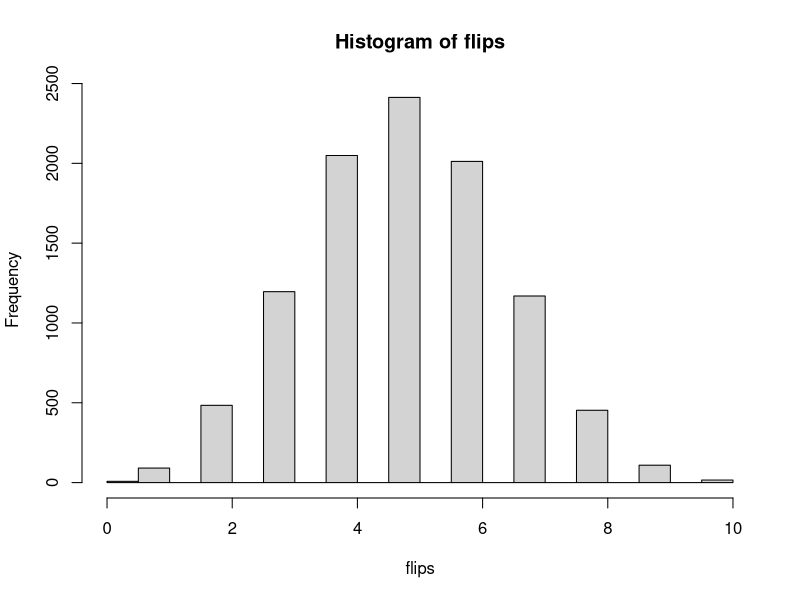
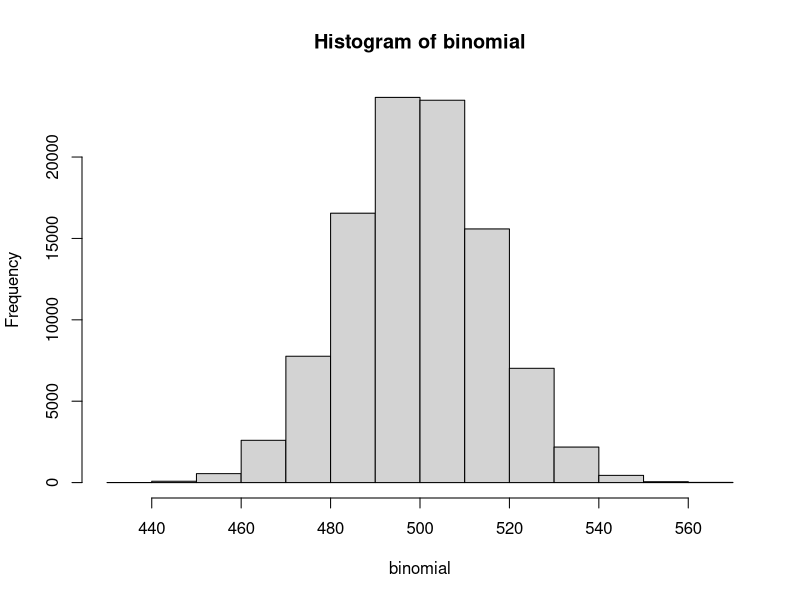
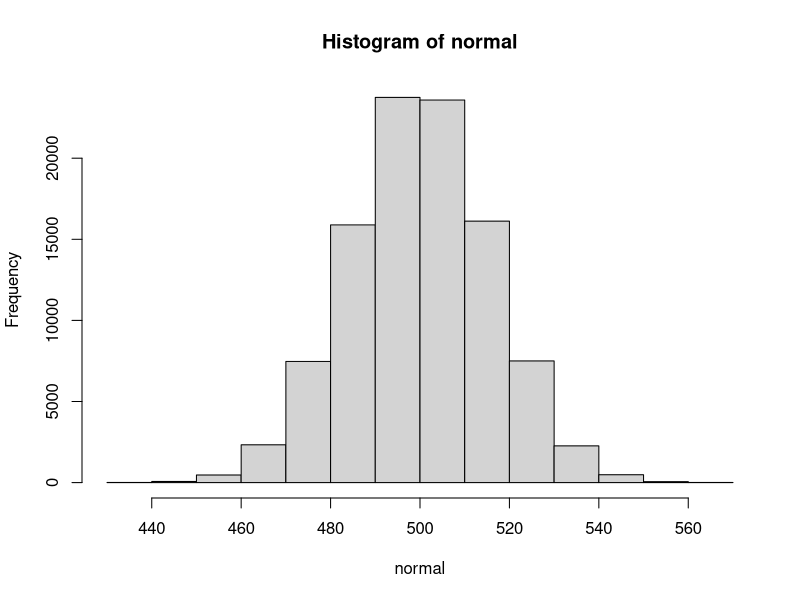
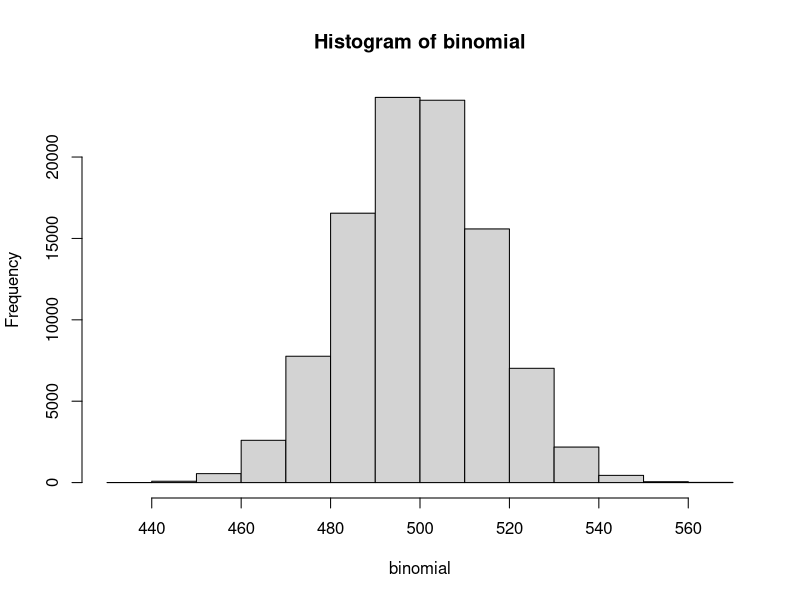
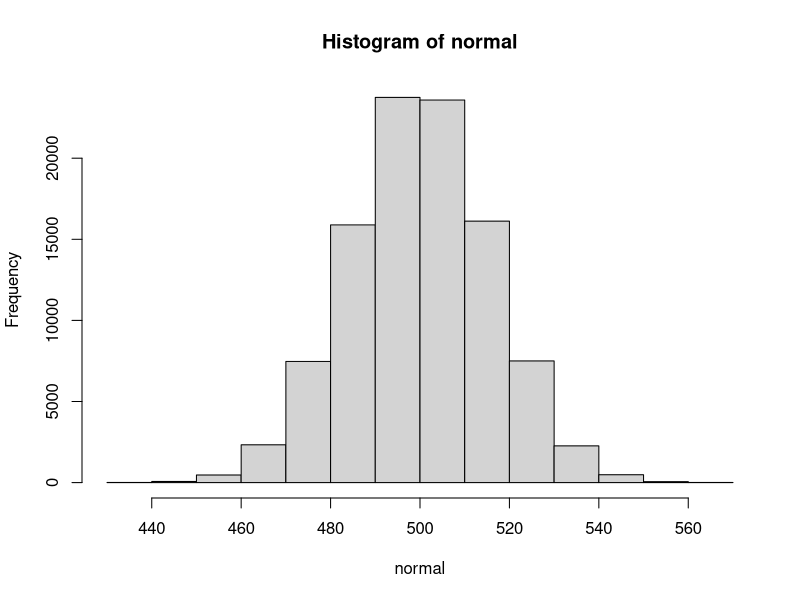
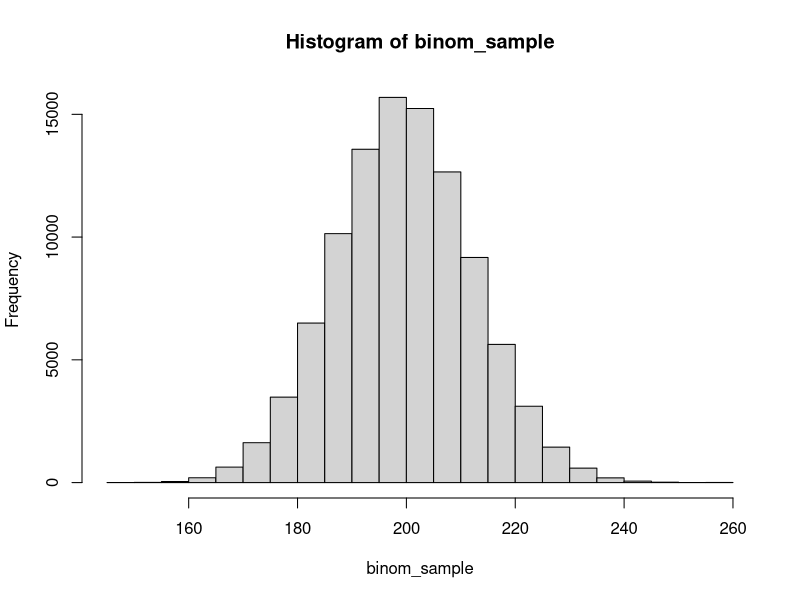
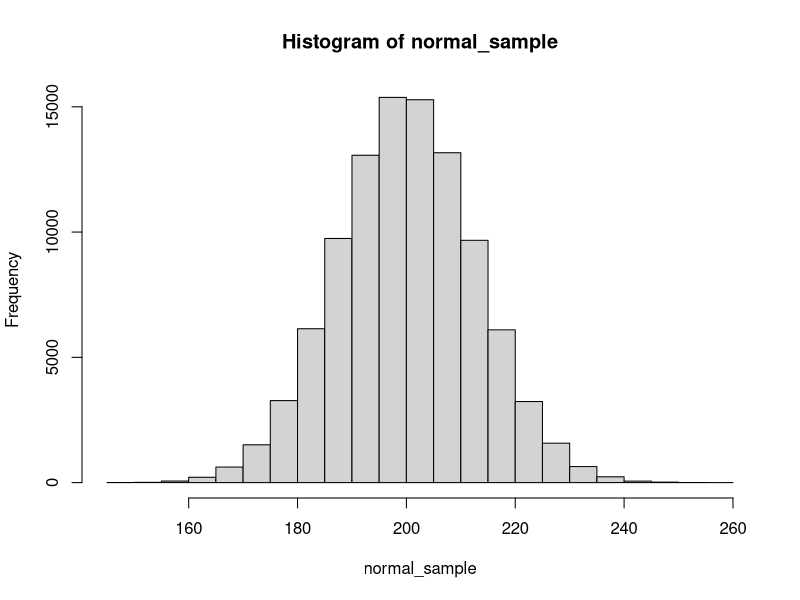
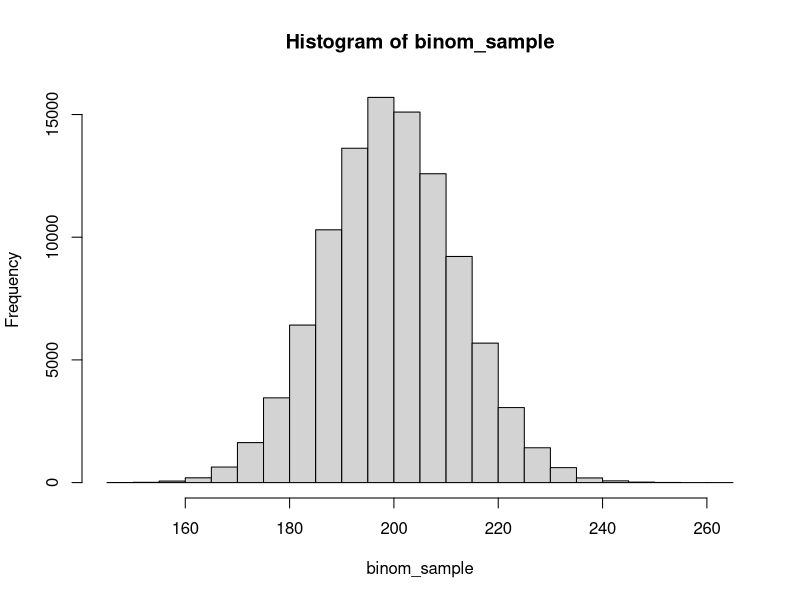

Recreate these plots in R, in order.
# Foundations of probability in R
##################################################################################################
##################################################################################################
##################################################################################################
# Making random T or F (yes or no) outcomes with rbinom
library(ggplot2)
#This function we want to see 1 observation with 1 trail per observation and 50% chance of sucess
rbinom(1,1,.50) # 1 is default

# This rolls 2 times with 1 trial per observation and 50% chance
twice<- rbinom(2,1,.50);twice

# This rolls 2 times with 1 trial per observation and 75% chance
z <- rbinom(2,1,.75);z

# here we roll 10 times with 10 trials per observation and 70%chance
rbinom(10,10,.7)

#############################################
# Cumulative density

# We want to see how likely we would get out of 10 flips 5 yes and 5 no with 50% prob
flips <- rbinom(10000,10,.5);flips
hist(flips) # we can see 5 is most likely 25000 is 

# how many was equal to 5
table(flips ==5) # 24000
mean(flips == 5)#24.6 % chance

# Calculating the exact probability density
# 5 the outcome were estimating density at 10 is the number of coins and probability .5
dbinom(5,10,.5)

# proability of getting 4 
dbinom(4,10,.5) # 

#probability of getting 10
dbinom(10,10,.5) # 

# what percent is less than or equal to 4 or fewer 
flips <- rbinom(100000, 10,.50)
mean(flips <= 4) # 37% of simulations

# Get exact cumulative density 
pbinom(4,10,.5)

# Calculate the probability that 2 are heads using dbinom
z <-dbinom(2, 10, .3);z

# Confirm your answer with a simulation using rbinom
mean(rbinom(10000, 10, .3) == 2)

# Calculate the probability that at least five coins are heads
1 - pbinom(4, 10, .3)

# Confirm your answer with a simulation of 10,000 trials
mean(rbinom(10000, 10, .3) >= 5)

# Here is how you computed the answer in the last problem
mean(rbinom(10000, 10, .3) >= 5)

# Try now with 100, 1000, 10,000, and 100,000 trials
mean(rbinom(100, 10, .3) >= 5)
mean(rbinom(1000, 10, .3) >= 5)
mean(rbinom(10000, 10, .3) >= 5)
mean(rbinom(100000, 10, .3) >= 5)
mean(rbinom(1000000, 10, .3) >= 5)

########################################################################################################
# Expected value and variance
# expected value is mean value
flips <- rbinom(100000,10,.5)

# expected value
mean(flips)

# sampling from 100 and prob .2
mean(rbinom(10000,100,.2))

# Variance
X <- rbinom(10000,10,.5)
var(X) # 2.5 is the average squared distance between 5 and one random draw

#What is the expected value of a binomial distribution where 25 coins are flipped, each having a 30% chance of heads?
# Calculate the expected value using the exact formula
25 * .3

# Confirm with a simulation using rbinom
mean(rbinom(10000, 25, .3))

#What is the variance of a binomial distribution where 25 coins are flipped, each having a 30% chance of heads?
# Calculate the variance using the exact formula
25 * .3 * (1 - .3)

# Confirm with a simulation using rbinom
var(rbinom(10000, 25, .3))

###################################################################################################################
# Probability of event A and event B
A <- rbinom(100000,1,.5);A
B <- rbinom(100000,1,.5);B

A & B

# A and B were true 25% of time
# same thing as .5 * .5 = .25
mean(A & B)

# Again .1 * .7 = .07%
A <- rbinom(100000,1,.1)
B <- rbinom(100000,1,.7)
mean(A & B)

# If events A and B are independent, and A has a 40% chance of happening, and event B has a 20% chance of happening, what is the probability they will both happen?
.4*.2 # .08%


# Simulate 100,000 flips of a coin with a 40% chance of heads
A <- rbinom(100000, 1, .4)

# Simulate 100,000 flips of a coin with a 20% chance of heads
B <- rbinom(100000, 1, .2)

# Estimate the probability both A and B are heads
mean(A & B)

# You've already simulated 100,000 flips of coins A and B
A <- rbinom(100000, 1, .4)
B <- rbinom(100000, 1, .2)

# Simulate 100,000 flips of coin C (70% chance of heads)
C <- rbinom(100000, 1, .7)

# Estimate the probability A, B, and C are all heads
mean(A & B & C)

#####################################################################################
#Probability of A OR B
#Prob of A
A <- rbinom(100000, 1, .5)
# Probability of B
B <- rbinom(100000, 1, .5)

# A or B
# P(A or B) = Pr(A) + Pr(B)-Pr(A and B)
# .5 + .5 - .5 * .5 = .75
mean(A|B)

# Lets 3 events A or B or C
A <- rbinom(100000, 1, .5)
# Probability of B
B <- rbinom(100000, 1, .5)
# Prob of c
C <- rbinom(100000, 1, .5)

mean(A|B|C)

# If coins A and B are independent, and A has a 60% chance of coming up heads, and event B has a 10% chance of coming up heads, what is the probability either A or B will come up heads?
A <- rbinom(100000, 1, .6)
# Probability of B
B <- rbinom(100000, 1, .1)
mean(A|B)
.6 + .1 - (.6*.1)


# Simulate 100,000 flips of a coin with a 60% chance of heads
A <- rbinom(100000, 1, .6)

# Simulate 100,000 flips of a coin with a 10% chance of heads
B <- rbinom(100000, 1, .1)

# Estimate the probability either A or B is heads
mean(A | B)

# Use rbinom to simulate 100,000 draws from each of X and Y
X <- rbinom(100000, 10, .6)
Y <- rbinom(100000, 10, .7)

# Estimate the probability either X or Y is <= to 4
mean(X <= 4 | Y <= 4)

# Use pbinom to calculate the probabilities separately
prob_X_less <- pbinom(4, 10, .6);prob_X_less
prob_Y_less <- pbinom(4, 10, .7);prob_Y_less

#####################################################################
# Multiplying random variables
X <- rbinom(100000,10,.5)
mean(X)
Y <- 3*X
mean(Y)

# Now get variance
var(X)
var(Y)

#If X is a binomial with size 50 and p = .4, what is the expected value of 3*X?
X <- rbinom(100000,50,.4)
Y <- X*3
mean(Y)


# Simulate 100,000 draws of a binomial with size 20 and p = .1
X <- rbinom(100000, 20, .1)

# Estimate the expected value of X
mean(X)

# Estimate the expected value of 5 * X
mean(5 * X)

# X is simulated from 100,000 draws of a binomial with size 20 and p = .1
X <- rbinom(100000, 20, .1)

# Estimate the variance of X
var(X)

# Estimate the variance of 5 * X
var(5 * X)

# Adding two random variables
# The expected value of x + y is the expected value of x plus the expected value of y
X <- rbinom(100000, 10, .5)
mean(X) # 5 
# make Y
Y <- rbinom(100000, 100, .2)
mean(Y) # 20
# Combine
Z <- X+Y 
mean(Z)# 25

# Now look at variance
# Same rule for expected value with variance
var(X)
var(Y)
var(Z)

# Simulate 100,000 draws of X (size 20, p = .3) and Y (size 40, p = .1)
X <- rbinom(100000, 20, .3) 
Y <- rbinom(100000, 40, .1)

# Estimate the expected value of X + Y
mean(X + Y)

# Simulation from last exercise of 100,000 draws from X and Y
X <- rbinom(100000, 20, .3) 
Y <- rbinom(100000, 40, .1)

# Find the variance of X + Y
var(X + Y)

# Find the variance of 3 * X + Y
var(3 * X + Y)

##################################################################################################
# Updating from evidence

# two piles of 50,000 coins
fair <- rbinom(50000,20,.5)
fairsum <- sum(fair == 14)

biased <- rbinom(50000,20,.75)
biasedsum <- sum(biased == 14)

# total that resulted in 14
fairsum + biasedsum

# get the percentage
# Pr(biased|14 heads)
# #Biased 2/14 heads/ total 2/14 Heads
biasedsum/(biasedsum+fairsum) # 81% chance the coin is biased 


# Simulate 50000 cases of flipping 20 coins from fair and from biased
fair <- rbinom(50000, 20, .5)
biased <- rbinom(50000, 20, .75)

# How many fair cases, and how many biased, led to exactly 11 heads?
fair_11 <- sum(fair == 11)
biased_11 <- sum(biased == 11)

# Find the fraction of fair coins that are 11 out of all coins that were 11
fair_11 / (fair_11 + biased_11)


# Simulate 50000 cases of flipping 20 coins from fair and from biased
fair <- rbinom(50000, 20, .5)
biased <- rbinom(50000, 20, .75)

# How many fair cases, and how many biased, led to exactly 16 heads?
fair_16 <- sum(fair == 16)
biased_16 <- sum(biased == 16)

# Find the fraction of fair coins that are 16 out of all coins that were 16
fair_16 / (fair_16 + biased_16)

##########################################################################################
#Prior probability

fair <- rbinom(90000,20,.5)
fairtotal <- sum(fair == 14)

baised <- rbinom(10000,20,.75)
baisedtotal <- sum(baised == 14)

# num of baised w/14 heads/# total w/14 heads
baisedtotal/(baisedtotal + fairtotal)

# Simulate 8000 cases of flipping a fair coin, and 2000 of a biased coin
fair_flips <- rbinom(8000, 20, .5)
biased_flips <- rbinom(2000, 20, .75)

# Find the number of cases from each coin that resulted in 14/20
fair_14 <- sum(fair_flips == 14)
biased_14 <- sum(biased_flips == 14)

# Use these to estimate the posterior probability
fair_14 / (fair_14 + biased_14)

# Simulate 80,000 draws from fair coin, 10,000 from each of high and low coins
flips_fair <- rbinom(80000, 20, .5)
flips_high <- rbinom(10000, 20, .75)
flips_low <- rbinom(10000, 20, .25)

# Compute the number of coins that resulted in 14 heads from each of these piles
fair_14 <- sum(flips_fair == 14)
high_14 <- sum(flips_high == 14)
low_14 <- sum(flips_low == 14)

# Compute the posterior probability that the coin was fair
fair_14 / (fair_14 + low_14 + high_14)

###############################################################################################
# Bayes Theorem
fair <- rbinom(90000,20,.5)
sum(fair == 14)
# finding exact probability of 14 heads multiplied by prior that the coin was fair .9 (this is the probability the coin is fair and has 14 heads)
prob_14_fair <-dbinom(14,20,.5)*.9# time

baised <- rbinom(10000,20,.75)
sum(baised == 14)
prob_14_baised <-dbinom(14,20,.75) *.1

# Bayes therom 
# A was if it was biased and B was 14 heads
# we had info on if the coin was 14 heads given that it was baised but we needed is the coin biased given that the coin has 14 heads
prob_14_baised/ (prob_14_fair + prob_14_baised )


# Use dbinom to calculate the probability of 11/20 heads with fair or biased coin
probability_fair <- dbinom(11, 20, .5)
probability_biased <- dbinom(11, 20, .75)

# Calculate the posterior probability that the coin is fair
probability_fair / (probability_fair + probability_biased)

# Find the probability that a coin resulting in 14/20 is fair
dbinom(14, 20, .5) / (dbinom(14, 20, .5) + dbinom(14, 20, .75))

# Find the probability that a coin resulting in 18/20 is fair
dbinom(18, 20, .5) / (dbinom(18, 20, .5) + dbinom(18, 20, .75))

# Use dbinom to find the probability of 16/20 from a fair or biased coin
probability_16_fair <- dbinom(16, 20, .5)
probability_16_biased <- dbinom(16, 20, .75)

# Use Bayes' theorem to find the posterior probability that the coin is fair
(probability_16_fair * .99) / (probability_16_fair * .99 + probability_16_biased * .01)

####################################################################################################################################
# The normal Distribution
# 100000 draws from normal dist with size 1000 and probability .5
binomial <- rbinom(100000,1000,.5);hist(binomial) 
expected_value <- 1000*.5;expected_value
variance <- 1000 *.5 *(1-.5) ;variance
stdev <- sqrt(variance);stdev

# simulate normal with these parameters
normal <-rnorm(100000,expected_value,stdev);hist(normal);

# compare binomial vs normal dist
hist(binomial);hist(normal)

# Draw a random sample of 100,000 from the Binomial(1000, .2) distribution
binom_sample <- rbinom(100000, 1000, .2);hist(binom_sample)

# Draw a random sample of 100,000 from the normal approximation
normal_sample <- rnorm(100000, 200, sqrt(160));hist(normal_sample)

# Simulations from the normal and binomial distributions
binom_sample <- rbinom(100000, 1000, .2);hist(binom_sample)
normal_sample <- rnorm(100000, 200, sqrt(160));hist(normal_sample)

# Use binom_sample to estimate the probability of <= 190 heads
mean(binom_sample <= 190)

# Use normal_sample to estimate the probability of <= 190 heads
mean(normal_sample <= 190)

# Calculate the probability of <= 190 heads with pbinom
pbinom(190, 1000, .2)

# Calculate the probability of <= 190 heads with pnorm
pnorm(190, 200, sqrt(160))

# Draw a random sample of 100,000 from the Binomial(10, .2) distribution
binom_sample <- rbinom(100000, 10, .2)

# Draw a random sample of 100,000 from the normal approximation
normal_sample <- rnorm(100000, 2, sqrt(1.6))

##########################################################################################################
#Poisson Distribution
# How often a rare event happens out of a large sample

# example of poisson  distribution
binomial <- rbinom(100000,1000,1/1000);hist(binomial)

# Poisson distribution
# first parameter is number of trial and the 1 is mean 
# parameters mean and value dont need that it is out of 1000 coins
poisson <- rpois(100000,1);hist(poisson)

# variance is equal to the mean in poisson it can have any mean as long as its positive
# when modeling rare events as counts
# modling a book store and how many people enter an hour

# Draw a random sample of 100,000 from the Binomial(1000, .002) distribution
binom_sample <- rbinom(100000, 1000, .002);hist(binom_sample)

# Draw a random sample of 100,000 from the Poisson approximation
# 
poisson_sample <- rpois(100000, 2);hist(poisson_sample)

# Simulate 100,000 draws from Poisson(2)
poisson_sample <- rpois(100000, 2);hist(poisson_sample)

# Find the percentage of simulated values that are 0
mean(poisson_sample == 0)

# Use dpois to find the exact probability that a draw is 0
dpois(0, 2)

# Simulate 100,000 draws from Poisson(1)
X <- rpois(100000, 1);hist(X)

# Simulate 100,000 draws from Poisson(2)
Y <- rpois(100000, 2);hist(Y)

# Add X and Y together to create Z
Z <- X + Y;hist(Z)

# Simulate 100,000 draws from Poisson(2)
W <- rpois(100000, 3);hist(W)

#######################################################################################
# Geometric distribution
# keep flipping until i get heads how many times until you get that even 

# using rbinom
flips <- rbinom(100,1,.1);flips
which(flips ==1) # which flips were head
which(flips ==1)[1] # the 6th flip was first head

# all in one
which(rbinom(100,1,.1) == 1)[1]

# not having to repeat the above code 10 times
replicate(10,which(rbinom(100,1,.1) == 1)[1])

# use rgeom for geometric dist
# first parameter is the number of draws and seconds is the probability of the event your looking for
geom <- rgeom(100000,.1);hist(geom)

#when each coin has a 10% chance of heads on average it will be the 9th coin
mean(geom)

# E(X) = 1/probability -1
# Simulate 100 instances of flipping a 20% coin
flips <- rbinom(100, 1, .2)

# Use which to find the first case of 1 ("heads")
which(flips == 1)[1]

# Existing code for finding the first instance of heads
which(rbinom(100, 1, 0.2) == 1)[1]

# Replicate this 100,000 times using replicate()
replications <- replicate(100000, which(rbinom(100, 1, 0.2) == 1)[1])

# Histogram the replications with qplot
qplot(replications)

# Replications from the last exercise
replications <- replicate(100000, which(rbinom(100, 1, .2) == 1)[1]);hist(replications)

# Generate 100,000 draws from the corresponding geometric distribution
geom_sample <- rgeom(100000, .2);hist(geom_sample)

# Find the probability the machine breaks on 5th day or earlier
pgeom(4, .1)

# Find the probability the machine is still working on 20th day
1 - pgeom(19, .1)

# Calculate the probability of machine working on day 1-30
still_working <- 1 - pgeom(0:29, .1);hist(still_working)

# Plot the probability for days 1 to 30
qplot(1:30, still_working)
